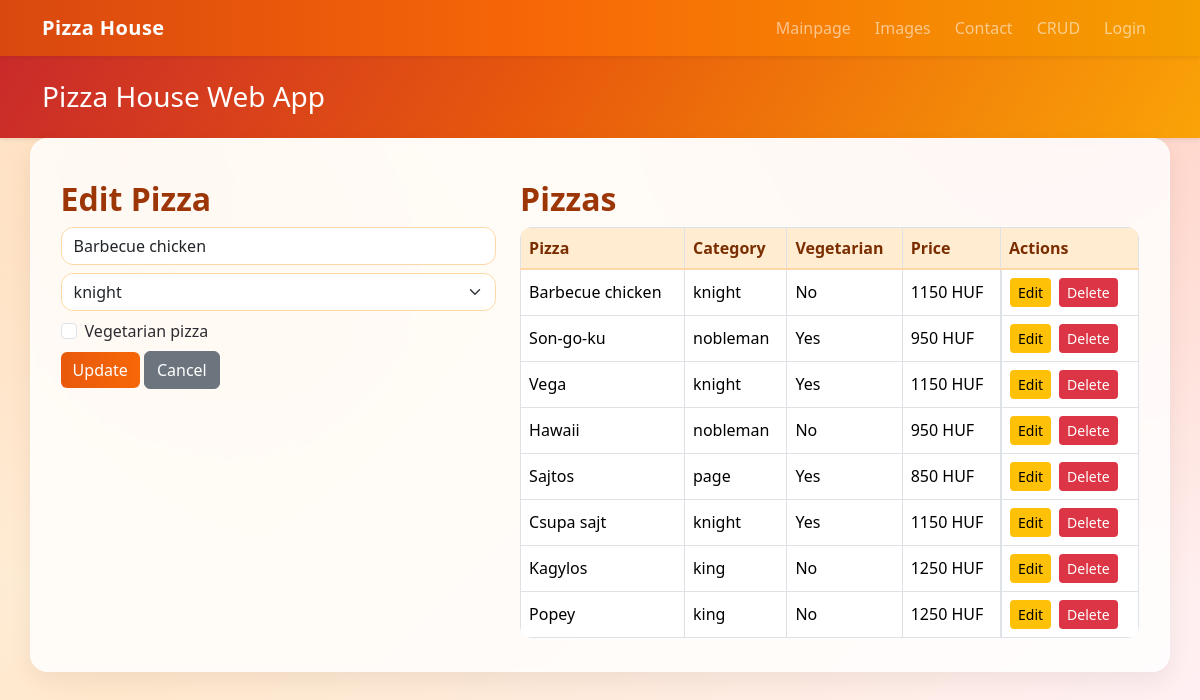
The app's page /index.php?route=crud&id=8 with its own data.
### tables this page shows
CREATE TABLE IF NOT EXISTS pizzas (
    id INT AUTO_INCREMENT PRIMARY KEY,
    pizza_name VARCHAR(150) NOT NULL UNIQUE,
    category_name VARCHAR(50) NOT NULL,
    vegetarian TINYINT(1) NOT NULL DEFAULT 0,
    created_at DATETIME NOT NULL,
    CONSTRAINT fk_pizzas_categories FOREIGN KEY (category_name) REFERENCES pizza_categories(cname)
);

CREATE TABLE IF NOT EXISTS pizza_categories (
    cname VARCHAR(50) PRIMARY KEY,
    price INT NOT NULL
);

### app/core/View.php (called while the page is built, shortened)
<?php
class View
{
    public static function render(string $view, array $data = []): void
    {
        extract($data);
        require __DIR__ . '/../views/layout/header.php';
        require __DIR__ . '/../views/' . $view . '.php';
        require __DIR__ . '/../views/layout/footer.php';
    }
}

### app/controllers/CrudController.php (called while the page is built, shortened)
<?php
class CrudController
{
    private Pizza $pizzaModel;
    public function __construct()
    {
        $this->pizzaModel = new Pizza();
    }
    public function index(): void
    {
        $items = $this->pizzaModel->all();
        $editing = null;
        if (isset($_GET['id'])) {
            $editing = $this->pizzaModel->find((int)$_GET['id']);
        }
        View::render('crud/index', ['items' => $items, 'editing' => $editing]);
    }
}

### app/core/Database.php (called while the page is built, shortened)
<?php
class Database
{
    private static ?PDO $instance = null;
    public static function getConnection(): PDO
    {
        if (self::$instance === null) {
            self::$instance = new PDO(
                'mysql:host=' . DB_HOST . ';dbname=' . DB_NAME . ';charset=utf8mb4',
                DB_USER,
                DB_PASS,
                [PDO::ATTR_ERRMODE => PDO::ERRMODE_EXCEPTION]
            );
        }
        return self::$instance;
    }
}

### app/models/Pizza.php (called while the page is built, shortened)
<?php
class Pizza
{
    public function all(): array
    {
        $sql = 'SELECT p.*, c.price AS category_price
                FROM pizzas p
                LEFT JOIN pizza_categories c ON c.cname = p.category_name
                ORDER BY p.id DESC';
        $stmt = Database::getConnection()->query($sql);
        return $stmt->fetchAll(PDO::FETCH_ASSOC);
    }
    public function find(int $id): ?array
    {
        $stmt = Database::getConnection()->prepare('SELECT * FROM pizzas WHERE id = :id LIMIT 1');
        $stmt->execute(['id' => $id]);
        $row = $stmt->fetch(PDO::FETCH_ASSOC);
        return $row ?: null;
    }
}

### app/views/crud/index.php (the view, shortened to what this page needs)
<section class="row g-4">
    <div class="col-lg-5">
        <h2><?= $editing ? 'Edit Pizza' : 'Add Pizza' ?></h2>
        <form method="post" action="<?= BASE_URL ?>?route=<?= $editing ? 'crud-edit' : 'crud-create' ?>">
            <div class="mb-2"><input class="form-control" name="pizza_name" placeholder="Pizza name" value="<?= htmlspecialchars($editing['pizza_name'] ?? '') ?>" required></div>
            <div class="mb-2">
                <select class="form-select" name="category_name" required>
                    <?php $selectedCategory = $editing['category_name'] ?? 'king'; ?>
                    <option value="knight" <?= $selectedCategory === 'knight' ? 'selected' : '' ?>>knight</option>
                </select>
            </div>
            <div class="mb-2 form-check">
                <input class="form-check-input" type="checkbox" name="vegetarian" id="vegetarian" <?= !empty($editing['vegetarian']) ? 'checked' : '' ?>>
                <label class="form-check-label" for="vegetarian">Vegetarian pizza</label>
            </div>
            <button class="btn btn-primary"><?= $editing ? 'Update' : 'Create' ?></button>
            <?php if ($editing): ?><a class="btn btn-secondary" href="<?= BASE_URL ?>?route=crud">Cancel</a><?php endif; ?>
        </form>
    </div>
    <div class="col-lg-7">
        <h2>Pizzas</h2>
        <div class="table-responsive">
            <table class="table table-bordered table-hover">
                <thead><tr><th>Pizza</th><th>Category</th><th>Vegetarian</th><th>Price</th><th>Actions</th></tr></thead>
                <tbody>
                    <?php foreach ($items as $item): ?>
                        <tr>
                            <td><?= htmlspecialchars($item['pizza_name']) ?></td>
                            <td><?= htmlspecialchars($item['category_name']) ?></td>
                            <td><?= (int)$item['vegetarian'] === 1 ? 'Yes' : 'No' ?></td>
                            <td><?= htmlspecialchars((string)($item['category_price'] ?? 'n/a')) ?> HUF</td>
                            <td class="d-flex gap-2">
                                <a class="btn btn-sm btn-warning" href="<?= BASE_URL ?>?route=crud&id=<?= (int)$item['id'] ?>">Edit</a>
                                <form action="<?= BASE_URL ?>?route=crud-delete" method="post" onsubmit="return confirm('Delete this item?')">
                                    <button class="btn btn-sm btn-danger">Delete</button>
                                </form>
                            </td>
                        </tr>
                    <?php endforeach; ?>
                </tbody>
            </table>
        </div>
    </div>
</section>

### public/assets/css/style.css (style rules this page uses)
body { background: radial-gradient(circle at 10% 20%, rgba(255, 159, 67, 0.25), transparent 35%), radial-gradient(circle at 90% 10%, rgba(255, 107, 107, 0.2), transparent 40%), linear-gradient(135deg, #fff5eb 0%, #ffe8cc 40%, #fff0f6 100%); color: #2d2a32; min-height: 100vh; }
main > section, main > .row, main > .p-4, main > .table-responsive, main > .alert, main > div.row { background: rgba(255, 255, 255, 0.82); border: 1px solid rgba(255, 255, 255, 0.5); border-radius: 18px; padding: 1.1rem; box-shadow: 0 10px 24px rgba(0, 0, 0, 0.06); backdrop-filter: blur(2px); }
h2, h3 { color: #9c3607; font-weight: 700; }
.btn-primary { background: linear-gradient(90deg, #e8590c 0%, #f76707 100%); border: none; }
.btn-warning { border: none; }
.btn-danger { border: none; }
.form-control, .form-select, textarea { border-radius: 12px; border: 1px solid #ffd8a8; }
.table { border-radius: 12px; overflow: hidden; }
.table thead th { background: #ffecd1; color: #7a2e00; border-bottom: 2px solid #ffd8a8; }
.table td, .table th { vertical-align: middle; }

### records on screen
pizzas: pizza_name "Barbecue chicken", category_name "knight", shows "No", category_name.price "1150"
pizzas: pizza_name "Son-go-ku", category_name "nobleman", vegetarian "Yes", category_name.price "950"
pizzas: pizza_name "Vega", category_name "knight", vegetarian "Yes", category_name.price "1150"
pizzas: pizza_name "Hawaii", category_name "nobleman", vegetarian "No", category_name.price "950"
pizzas: pizza_name "Sajtos", category_name "page", vegetarian "Yes", category_name.price "850"
pizzas: pizza_name "Csupa sajt", category_name "knight", vegetarian "Yes", category_name.price "1150"
pizzas: pizza_name "Kagylos", category_name "king", vegetarian "No", category_name.price "1250"
pizzas: pizza_name "Popey", category_name "king", vegetarian "No", category_name.price "1250"
